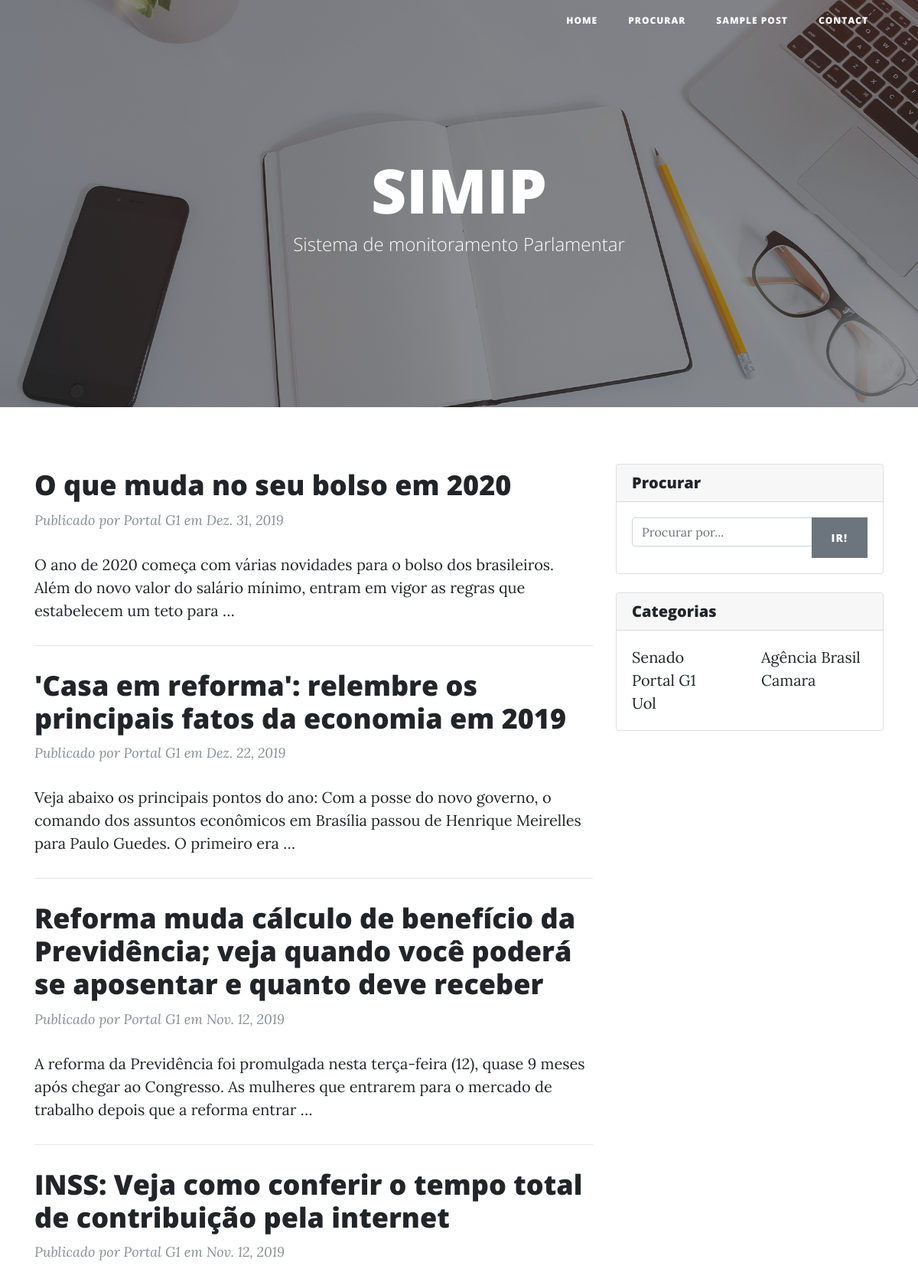
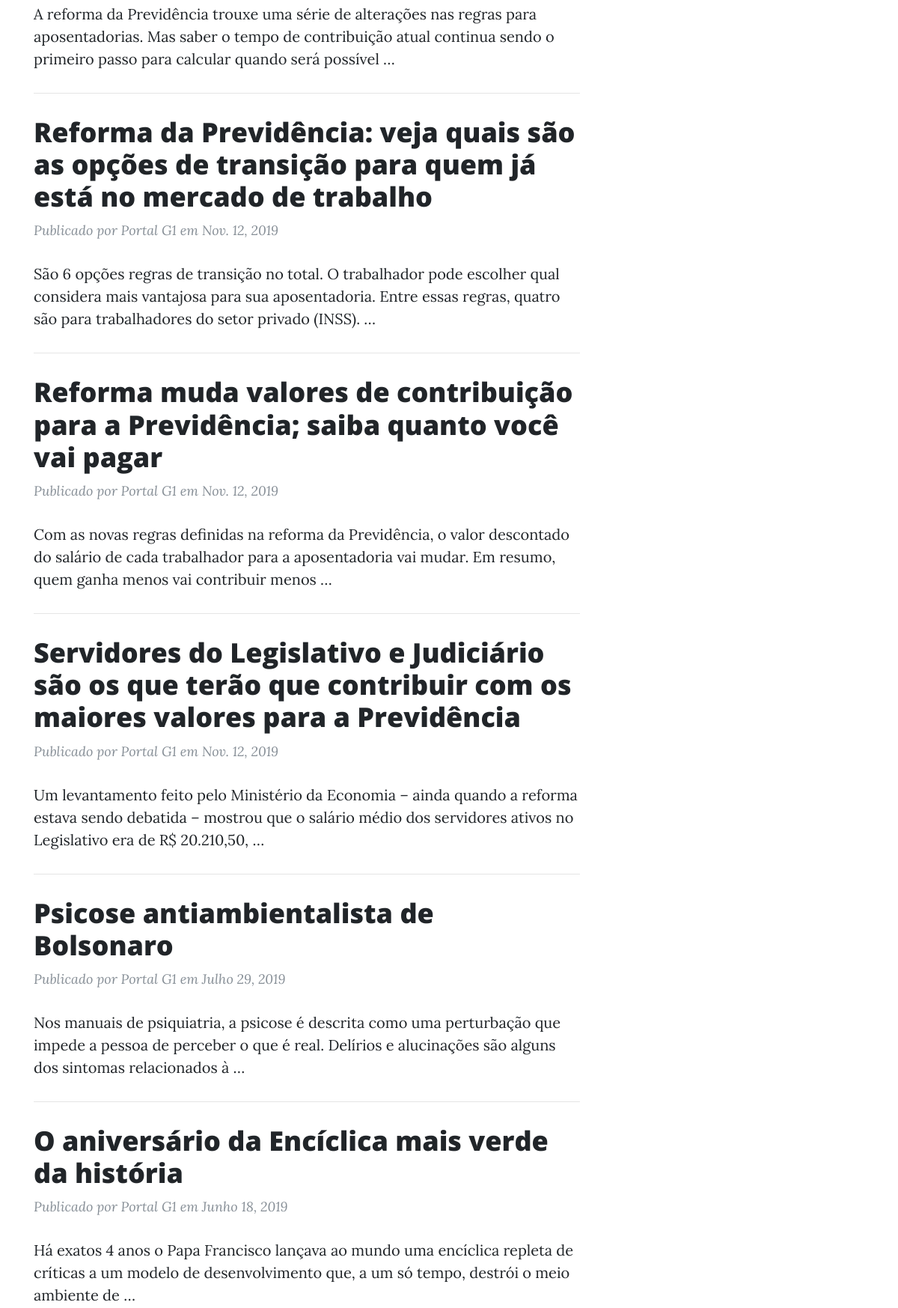
/noticias/?page=46 (upper part), run on the app's committed database (2 pictures, top to bottom).
### noticias/models.py (models this page shows, shortened)
class Noticia(models.Model):
    titulo=models.CharField(max_length=200, unique=True)
    data_noticia=models.DateField()
    fonte=models.CharField(max_length=50)
    conteudo=models.TextField()
    url=models.URLField()
    slug=models.SlugField(max_length=255)
    def get_absolute_url(self):
        return reverse("noticias:detalha_noticias",kwargs={"slug":self.slug})

### noticias/views.py (the view)
# urls.py: path("", views.lista_noticias, name="lista_noticias"),
def lista_noticias(request):
    noticias = Noticia.objects.order_by('-data_noticia')
    paginator = Paginator(noticias, 20)
    page_number = request.GET.get('page')
    page_obj = paginator.get_page(page_number)
    return render(request, 'noticias/lista_noticias.html', {'page_obj': page_obj})

### noticias/templates/noticias/lista_noticias.html (shortened to what this page needs)
{% load static %}
<!DOCTYPE html>
<html lang="en">
<head>
  <link href="{% static 'noticias/bootstrap/css/bootstrap.min.css' %}" rel="stylesheet">
  <link href="{% static 'noticias/fontawesome-free/css/all.min.css' %}" rel="stylesheet" type="text/css">
  <link href="{% static 'noticias/css/clean-blog.min.css' %}" rel="stylesheet">
</head>
<body>
  <nav class="navbar navbar-expand-lg navbar-light fixed-top" id="mainNav">
    <div class="container">
      <div class="collapse navbar-collapse" id="navbarResponsive">
        <ul class="navbar-nav ml-auto">
          <li class="nav-item">
            <a class="nav-link" href="{% url 'noticias:lista_noticias' %}">Home</a>
          </li>
          <li class="nav-item">
            <a class="nav-link" href="{% url 'noticias:procurar_noticias' %}">Procurar</a>
          </li>
          <li class="nav-item">
            <a class="nav-link" href="">Sample Post</a>
          </li>
          <li class="nav-item">
            <a class="nav-link" href="contact.html">Contact</a>
          </li>
        </ul>
      </div>
    </div>
  </nav>
  <header class="masthead" style="background-image: url('../media/img/home-bg.jpg')">
    <div class="overlay"></div>
    <div class="container">
      <div class="row">
        <div class="col-lg-8 col-md-10 mx-auto">
          <div class="site-heading">
            <h1>SIMIP</h1>
            <span class="subheading">Sistema de monitoramento Parlamentar</span>
          </div>
        </div>
      </div>
    </div>
  </header>
  <div class="container">
    <div class="row">
      <div class="col-lg-8 col-md-10 mx-auto">
        <div class="post-preview">
          {% if page_obj %}
          {% for noticia in page_obj %}
          <a href="{{ noticia.get_absolute_url }}">
            <h2 class="post-title"> {{ noticia.titulo }}</h2>
          </a>
          <p class="post-meta">Publicado por {{ noticia.fonte }} em {{ noticia.data_noticia}}</p>
          <p>{{noticia.conteudo|truncatewords:30|linebreaks}}</p>
          <hr>
          {% endfor %}
          {% endif %}
        </div>
      </div>
      <div class="col-md-4">
        <div class="card my-4">
          <h5 class="card-header">Procurar</h5>
          <div class="card-body">
            <form action="{% url 'noticias:procurar_noticias' %}">
              <div class="input-group">
                <input type="text" class="form-control" name="buscar" placeholder="Procurar por...">
                <span class="input-group-append">
                  <button class="btn btn-secondary" type="submit">Ir!</button>
                </span>
              </div>
            </form>
          </div>
        </div>
        <div class="card my-4">
          <h5 class="card-header">Categorias</h5>
          <div class="card-body">
            <div class="row">
              <div class="col-lg-6">
                <ul class="list-unstyled mb-0">
                  <li>
                    <a href="{% url 'noticias:noticias_por_veiculo' 'senado' %}"> Senado</a>
                  </li>
                  <li>
                    <a href="{% url 'noticias:noticias_por_veiculo' 'Portal G1' %}">Portal G1</a>
                  </li>
                  <li>
                    <a href="{% url 'noticias:noticias_por_veiculo' 'Uol' %}">Uol</a>
                  </li>
                </ul>
              </div>
              <div class="col-lg-6">
                <ul class="list-unstyled mb-0">
                  <li>
                    <a href="{% url 'noticias:noticias_por_veiculo' 'Ebc - Agência Brasil' %}">Agência Brasil</a>
                  </li>
                  <li>
                    <a href="{% url 'noticias:noticias_por_veiculo' 'Camara' %}">Camara</a>
                  </li>
                </ul>
              </div>
            </div>
          </div>
        </div>
      </div>
    </div>
    {% include 'noticias/pagination.html' %}
</body>
</html>

### data on the page
Noticia: titulo "O que muda no seu bolso em 2020", fonte "Portal G1", data_noticia "Dez. 31, 2019", conteudo "O ano de 2020 começa com várias novidades para o bolso dos brasileiros. Além do novo valor do salário mínimo, entram em vigor as regras que estabelecem um teto para …"
Noticia: titulo "'Casa em reforma': relembre os principais fatos da economia em 2019", fonte "Portal G1", data_noticia "Dez. 22, 2019", conteudo "Veja abaixo os principais pontos do ano: Com a posse do novo governo, o comando dos assuntos econômicos em Brasília passou de Henrique Meirelles para Paulo Guedes. O primeiro era …"
Noticia: titulo "Reforma muda cálculo de benefício da Previdência; veja quando você poderá se aposentar e quanto deve receber", fonte "Portal G1", data_noticia "Nov. 12, 2019", conteudo "A reforma da Previdência foi promulgada nesta terça-feira (12), quase 9 meses após chegar ao Congresso. As mulheres que entrarem para o mercado de trabalho depois que a reforma entrar …"
Noticia: titulo "INSS: Veja como conferir o tempo total de contribuição pela internet", fonte "Portal G1", data_noticia "Nov. 12, 2019", conteudo "A reforma da Previdência trouxe uma série de alterações nas regras para aposentadorias. Mas saber o tempo de contribuição atual continua sendo o primeiro passo para calcular quando será possível …"
Noticia: titulo "Reforma da Previdência: veja quais são as opções de transição para quem já está no mercado de trabalho", fonte "Portal G1", data_noticia "Nov. 12, 2019", conteudo "São 6 opções regras de transição no total. O trabalhador pode escolher qual considera mais vantajosa para sua aposentadoria. Entre essas regras, quatro são para trabalhadores do setor privado (INSS). …"
Noticia: titulo "Reforma muda valores de contribuição para a Previdência; saiba quanto você vai pagar", fonte "Portal G1", data_noticia "Nov. 12, 2019", conteudo "Com as novas regras definidas na reforma da Previdência, o valor descontado do salário de cada trabalhador para a aposentadoria vai mudar. Em resumo, quem ganha menos vai contribuir menos …"
Noticia: titulo "Servidores do Legislativo e Judiciário são os que terão que contribuir com os maiores valores para a Previdência", fonte "Portal G1", data_noticia "Nov. 12, 2019", conteudo "Um levantamento feito pelo Ministério da Economia – ainda quando a reforma estava sendo debatida – mostrou que o salário médio dos servidores ativos no Legislativo era de R$ 20.210,50, …"
Noticia: titulo "Psicose antiambientalista de Bolsonaro", fonte "Portal G1", data_noticia "Julho 29, 2019", conteudo "Nos manuais de psiquiatria, a psicose é descrita como uma perturbação que impede a pessoa de perceber o que é real. Delírios e alucinações são alguns dos sintomas relacionados à …"
Noticia: titulo "O aniversário da Encíclica mais verde da história", fonte "Portal G1", data_noticia "Junho 18, 2019", conteudo "Há exatos 4 anos o Papa Francisco lançava ao mundo uma encíclica repleta de críticas a um modelo de desenvolvimento que, a um só tempo, destrói o meio ambiente de …"
